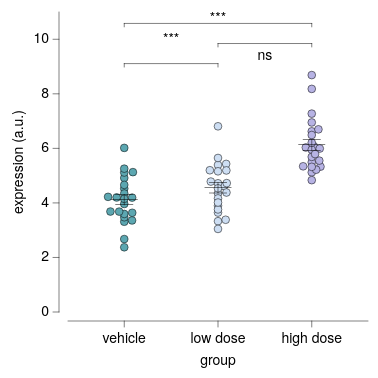

Express this chart as Vega-Lite.
### Vega-Lite specification from a JSON file in a GitHub repository (floating-point values rounded to 4 significant figures)
{"background": null, "config": {"arc": {"fill": "#DBDBDB", "fillOpacity": 1.0, "innerRadius": 37.5, "padAngle": 0.03, "stroke": "black", "strokeOpacity": 1, "strokeWidth": 0.25}, "area": {"fill": "#DBDBDB", "fillOpacity": 1.0, "stroke": "black", "strokeOpacity": 1, "strokeWidth": 0.25}, "axis": {"domain": true, "domainCap": "round", "domainColor": "black", "domainWidth": 0.25, "grid": false, "gridCap": "round", "gridColor": "#F1F1F1", "gridDash": [0, 0], "gridOpacity": 1.0, "gridWidth": 0.25, "labelColor": "black", "labelFont": "Helvetica Neue, HelveticaNeue, Helvetica, Arial, sans-serif", "labelFontSize": 7, "labelFontStyle": "normal", "labelFontWeight": 400, "offset": 4.5, "ticks": true, "tickCap": "round", "tickColor": "black", "tickRound": false, "tickSize": 3, "tickWidth": 0.25, "titleColor": "black", "titleFont": "Helvetica Neue, HelveticaNeue, Helvetica, Arial, sans-serif", "titleFontSize": 7, "titleFontStyle": "normal", "titleFontWeight": 400}, "axisX": {"domain": true, "labelAlign": "center", "labelAngle": 0, "labels": true, "ticks": true, "translate": 0}, "axisY": {"domain": true, "labelAlign": "right", "labelAngle": 0, "labels": true, "ticks": true, "translate": 0}, "axisRight": {"domain": true, "labelAlign": "left", "labelAngle": 0, "labels": true, "ticks": true, "translate": 0}, "axisTop": {"domain": true, "labelAlign": "center", "labelAngle": 0, "labels": true, "ticks": true, "translate": 0}, "axisBand": {"tickOffset": 0}, "bar": {"fill": "#DBDBDB", "fillOpacity": 1.0, "stroke": "black", "strokeOpacity": 1, "strokeWidth": 0.25}, "boxplot": {"size": 13.5, "ticks": {"cornerRadius": 0.25, "fill": "black", "opacity": 1, "size": 6.75, "thickness": 0.25}, "box": {"fillOpacity": 1.0, "stroke": "black", "strokeOpacity": 1, "strokeWidth": 0.25}, "median": {"cornerRadius": 0, "fill": "black", "fillOpacity": 1.0, "opacity": 1, "size": 13.5, "thickness": 0.25}, "rule": {"fill": "black", "fillOpacity": 1.0, "size": 15.0, "stroke": "black", "strokeDash": [0, 0], "strokeOpacity": 1, "strokeWidth": 0.25}, "outliers": {"color": "black", "fill": "black", "fillOpacity": 1.0, "size": 0, "stroke": "black", "strokeOpacity": 1, "strokeWidth": 0.25}}, "circle": {"fill": "black", "fillOpacity": 1.0, "size": 1.875, "stroke": null, "strokeOpacity": 1, "strokeWidth": 0.25}, "errorband": {"band": {"fillOpacity": 0.6, "stroke": null, "strokeWidth": 0.25, "strokeOpacity": 1}, "borders": {"opacity": 0, "strokeOpacity": 0.25, "strokeWidth": 1}}, "errorbar": {"opacity": 1, "rule": {"strokeDash": [0, 0], "strokeWidth": 0.25}, "ticks": {"color": "black", "cornerRadius": 0.125, "opacity": 1, "size": 9.0, "thickness": 0.25}, "thickness": 0.25}, "font": "Helvetica Neue, HelveticaNeue, Helvetica, Arial, sans-serif", "geoshape": {"fill": "#DBDBDB", "fillOpacity": 1.0, "stroke": "black", "strokeOpacity": 1, "strokeWidth": 0.25}, "header": {"labelColor": "black", "labelFont": "Helvetica Neue, HelveticaNeue, Helvetica, Arial, sans-serif", "labelFontSize": 7, "labelFontStyle": "normal", "labelFontWeight": 400, "titleColor": "black", "titleFont": "Helvetica Neue, HelveticaNeue, Helvetica, Arial, sans-serif", "titleFontSize": 7, "titleFontStyle": "normal", "titleFontWeight": 400, "titlePadding": 0}, "legend": {"disable": false, "offset": 4.5, "titlePadding": 4, "labelOffset": 2, "gradientLabelOffset": 2, "gradientLength": 75.0, "gradientThickness": 7.5, "gradientOpacity": 1.0, "gradientStrokeColor": "black", "gradientStrokeWidth": 0.25, "labelColor": "black", "labelFont": "Helvetica Neue, HelveticaNeue, Helvetica, Arial, sans-serif", "labelFontSize": 7, "labelFontStyle": "normal", "labelFontWeight": 400, "strokeColor": "black", "strokeWidth": 0, "symbolSize": 42, "symbolStrokeColor": "black", "symbolStrokeWidth": 0.25, "titleColor": "black", "titleFont": "Helvetica Neue, HelveticaNeue, Helvetica, Arial, sans-serif", "titleFontSize": 7, "titleFontStyle": "normal", "titleFontWeight": 400}, "line": {"color": "black", "stroke": "black", "strokeCap": "round", "strokeDash": [0, 0], "strokeOpacity": 1, "strokeWidth": 0.375}, "point": {"filled": true, "fill": "#DBDBDB", "fillOpacity": 1.0, "size": 7.5, "stroke": "black", "strokeOpacity": 1, "strokeWidth": 0.25}, "range": {"category": ["#5CA7B1", "#CDDEF3", "#B7B3E4", "#B3DAB5", "#F5E1B3", "#3D727B", "#8AA8D2", "#867DAC", "#80A988", "#CBB17A", "#204148", "#59719A", "#584C77", "#507B5F", "#9D824D"], "diverging": {"scheme": ["#C35082", "#CE6D94", "#D989A7", "#E2A4BA", "#EABFCE", "#F1DBE2", "#F6F6F6", "#D7E0EB", "#B9CBE0", "#9BB6D5", "#7DA1C9", "#5F8CBD", "#4177B1"]}, "heatmap": {"scheme": ["#32022B", "#43044D", "#4C196E", "#4D338C", "#484DA6", "#3A68BB", "#1D83CA", "#1D9CCB", "#23B5C9", "#28CDC5", "#4DE0B4", "#91EE9F"]}, "ordinal": {"scheme": ["#F1F1F1", "#DBDBDB", "#C6C6C6", "#B2B2B2", "#9D9D9D", "#898989", "#767676", "#636363", "#515151", "#404040", "#2F2F2F", "#1F1F1F"]}, "ramp": {"scheme": ["#32022B", "#43044D", "#4C196E", "#4D338C", "#484DA6", "#3A68BB", "#1D83CA", "#1D9CCB", "#23B5C9", "#28CDC5", "#4DE0B4", "#91EE9F"]}}, "rule": {"color": "black", "stroke": "black", "strokeCap": "round", "strokeDash": [2, 2], "strokeOpacity": 1, "strokeWidth": 0.25}, "scale": {"bandPaddingInner": 0.1, "bandPaddingOuter": 0.1, "round": false}, "rect": {"fill": "#DBDBDB", "fillOpacity": 1.0, "stroke": "black", "strokeOpacity": 1, "strokeWidth": 0.25}, "square": {"fill": "#DBDBDB", "fillOpacity": 1.0, "size": 15.0, "stroke": "black", "strokeOpacity": 1, "strokeWidth": 0.25}, "text": {"color": "black", "font": "Helvetica Neue, HelveticaNeue, Helvetica, Arial, sans-serif", "fontSize": 7, "fontStyle": "normal", "fontWeight": 400}, "tick": {"color": "black", "cornerRadius": 0.125, "opacity": 1.0, "size": 13.5, "thickness": 0.25}, "title": {"anchor": "middle", "frame": "group", "color": "black", "font": "Helvetica Neue, HelveticaNeue, Helvetica, Arial, sans-serif", "fontSize": 7, "fontStyle": "normal", "fontWeight": 400, "subtitleColor": "black", "subtitleFont": "Helvetica Neue, HelveticaNeue, Helvetica, Arial, sans-serif", "subtitleFontSize": "Helvetica Neue, HelveticaNeue, Helvetica, Arial, sans-serif", "subtitleFontStyle": "normal", "subtitleFontWeight": 400}, "trail": {"color": "black", "opacity": 1, "size": 0.375}, "view": {"continuousWidth": 150, "continuousHeight": 150, "discreteWidth": 150, "discreteHeight": 150, "fill": null, "stroke": null, "strokeWidth": 0.25}}, "layer": [{"data": {"name": "data-3a4329221f0690256db0e8c4ffd5592d"}, "mark": {"type": "circle", "opacity": 1.0, "size": 15.0, "stroke": "black", "strokeOpacity": 1, "strokeWidth": 0.25}, "encoding": {"color": {"field": "group", "legend": null, "scale": {"domain": ["vehicle", "low dose", "high dose"]}, "sort": ["vehicle", "low dose", "high dose"], "title": null, "type": "nominal"}, "x": {"axis": {}, "field": "group", "scale": {"domain": ["vehicle", "low dose", "high dose"]}, "sort": ["vehicle", "low dose", "high dose"], "title": "group", "type": "nominal"}, "xOffset": {"field": "beeswarm_x", "scale": {"domain": [-8.09, 8.09], "range": [10.66, 26.84]}, "type": "quantitative"}, "y": {"field": "expr", "title": "expression (a.u.)", "type": "quantitative"}}}, {"data": {"name": "data-8760c3c47ed2be55f7a1dc1a4516e5aa"}, "mark": {"type": "errorbar"}, "encoding": {"x": {"axis": {}, "field": "group", "scale": {"domain": ["vehicle", "low dose", "high dose"]}, "sort": ["vehicle", "low dose", "high dose"], "title": "group", "type": "nominal"}, "y": {"field": "__mean", "title": "expression (a.u.)", "type": "quantitative"}, "yError": {"field": "__error"}}}, {"data": {"name": "data-8760c3c47ed2be55f7a1dc1a4516e5aa"}, "mark": {"type": "tick"}, "encoding": {"x": {"axis": {}, "field": "group", "scale": {"domain": ["vehicle", "low dose", "high dose"]}, "sort": ["vehicle", "low dose", "high dose"], "title": "group", "type": "nominal"}, "y": {"field": "__mean", "title": "expression (a.u.)", "type": "quantitative"}}}, {"layer": [{"layer": [{"data": {"values": [{"x": "vehicle", "x2": "low dose", "y": 9.108, "__dysonsphere__": 1}]}, "mark": {"type": "rule", "strokeCap": "round", "strokeDash": [0, 0], "strokeWidth": 0.25}, "encoding": {"x": {"field": "x", "type": "nominal"}, "x2": {"field": "x2"}, "y": {"field": "y", "type": "quantitative"}}}, {"data": {"values": [{"x": "vehicle", "y": 9.108, "y2": 8.981, "__dysonsphere__": 1}]}, "mark": {"type": "rule", "strokeCap": "round", "strokeDash": [0, 0], "strokeWidth": 0.25}, "encoding": {"x": {"field": "x", "type": "nominal"}, "y": {"field": "y", "type": "quantitative"}, "y2": {"field": "y2"}}}, {"data": {"values": [{"x": "low dose", "y": 9.108, "y2": 8.981, "__dysonsphere__": 1}]}, "mark": {"type": "rule", "strokeCap": "round", "strokeDash": [0, 0], "strokeWidth": 0.25}, "encoding": {"x": {"field": "x", "type": "nominal"}, "y": {"field": "y", "type": "quantitative"}, "y2": {"field": "y2"}}}, {"data": {"values": [{"y": 9.108, "label": "ns", "__dysonsphere__": 1}]}, "mark": {"type": "text", "align": "center", "dy": -4, "fontSize": 7}, "encoding": {"text": {"field": "label", "type": "nominal"}, "x": {"value": 98.44}, "y": {"field": "y", "type": "quantitative"}}}]}, {"layer": [{"data": {"values": [{"x": "low dose", "x2": "high dose", "y": 9.844, "__dysonsphere__": 1}]}, "mark": {"type": "rule", "strokeCap": "round", "strokeDash": [0, 0], "strokeWidth": 0.25}, "encoding": {"x": {"field": "x", "type": "nominal"}, "x2": {"field": "x2"}, "y": {"field": "y", "type": "quantitative"}}}, {"data": {"values": [{"x": "low dose", "y": 9.844, "y2": 9.718, "__dysonsphere__": 1}]}, "mark": {"type": "rule", "strokeCap": "round", "strokeDash": [0, 0], "strokeWidth": 0.25}, "encoding": {"x": {"field": "x", "type": "nominal"}, "y": {"field": "y", "type": "quantitative"}, "y2": {"field": "y2"}}}, {"data": {"values": [{"x": "high dose", "y": 9.844, "y2": 9.718, "__dysonsphere__": 1}]}, "mark": {"type": "rule", "strokeCap": "round", "strokeDash": [0, 0], "strokeWidth": 0.25}, "encoding": {"x": {"field": "x", "type": "nominal"}, "y": {"field": "y", "type": "quantitative"}, "y2": {"field": "y2"}}}, {"data": {"values": [{"y": 9.844, "label": "***", "__dysonsphere__": 1}]}, "mark": {"type": "text", "align": "center", "dy": -2, "fontSize": 7}, "encoding": {"text": {"field": "label", "type": "nominal"}, "x": {"value": 51.56}, "y": {"field": "y", "type": "quantitative"}}}]}, {"layer": [{"data": {"values": [{"x": "vehicle", "x2": "high dose", "y": 10.58, "__dysonsphere__": 1}]}, "mark": {"type": "rule", "strokeCap": "round", "strokeDash": [0, 0], "strokeWidth": 0.25}, "encoding": {"x": {"field": "x", "type": "nominal"}, "x2": {"field": "x2"}, "y": {"field": "y", "type": "quantitative"}}}, {"data": {"values": [{"x": "vehicle", "y": 10.58, "y2": 10.45, "__dysonsphere__": 1}]}, "mark": {"type": "rule", "strokeCap": "round", "strokeDash": [0, 0], "strokeWidth": 0.25}, "encoding": {"x": {"field": "x", "type": "nominal"}, "y": {"field": "y", "type": "quantitative"}, "y2": {"field": "y2"}}}, {"data": {"values": [{"x": "high dose", "y": 10.58, "y2": 10.45, "__dysonsphere__": 1}]}, "mark": {"type": "rule", "strokeCap": "round", "strokeDash": [0, 0], "strokeWidth": 0.25}, "encoding": {"x": {"field": "x", "type": "nominal"}, "y": {"field": "y", "type": "quantitative"}, "y2": {"field": "y2"}}}, {"data": {"values": [{"y": 10.58, "label": "***", "__dysonsphere__": 1}]}, "mark": {"type": "text", "align": "center", "dy": -2, "fontSize": 7}, "encoding": {"text": {"field": "label", "type": "nominal"}, "x": {"value": 75.0}, "y": {"field": "y", "type": "quantitative"}}}]}], "name": "__dysonsphere_b3ca5ae4c7f522de_33"}], "$schema": "https://vega.github.io/schema/vega-lite/v6.4.1.json", "datasets": {"data-3a4329221f0690256db0e8c4ffd5592d": [{"group": "vehicle", "expr": 3.358, "beeswarm_x": 3.905}, {"group": "vehicle", "expr": 4.194, "beeswarm_x": 3.948}, {"group": "vehicle", "expr": 2.675, "beeswarm_x": 0.0}, {"group": "vehicle", "expr": 4.525, "beeswarm_x": 0.0}, {"group": "vehicle", "expr": 4.915, "beeswarm_x": 0.0}, {"group": "vehicle", "expr": 3.638, "beeswarm_x": 3.997}, {"group": "vehicle", "expr": 4.344, "beeswarm_x": 0.0}, {"group": "vehicle", "expr": 4.201, "beeswarm_x": -3.81}, {"group": "vehicle", "expr": 3.685, "beeswarm_x": -6.911}, {"group": "vehicle", "expr": 3.31, "beeswarm_x": 0.0}, {"group": "vehicle", "expr": 2.374, "beeswarm_x": 0.0}, {"group": "vehicle", "expr": 5.128, "beeswarm_x": 4.33}, {"group": "vehicle", "expr": 3.962, "beeswarm_x": 0.0}, {"group": "vehicle", "expr": 6.018, "beeswarm_x": 0.0}, {"group": "vehicle", "expr": 4.661, "beeswarm_x": 0.0}, {"group": "vehicle", "expr": 4.222, "beeswarm_x": -8.09}, {"group": "vehicle", "expr": 3.474, "beeswarm_x": 0.0}, {"group": "vehicle", "expr": 5.114, "beeswarm_x": 0.0}, {"group": "vehicle", "expr": 3.595, "beeswarm_x": 0.0}, {"group": "vehicle", "expr": 5.256, "beeswarm_x": 0.0}, {"group": "vehicle", "expr": 3.681, "beeswarm_x": -2.543}, {"group": "vehicle", "expr": 4.149, "beeswarm_x": 0.0}, {"group": "low dose", "expr": 3.33, "beeswarm_x": 0.0}, {"group": "low dose", "expr": 6.809, "beeswarm_x": 0.0}, {"group": "low dose", "expr": 4.615, "beeswarm_x": 2.979}, {"group": "low dose", "expr": 4.353, "beeswarm_x": 0.0}, {"group": "low dose", "expr": 5.43, "beeswarm_x": 4.085}, {"group": "low dose", "expr": 3.898, "beeswarm_x": 0.0}, {"group": "low dose", "expr": 5.391, "beeswarm_x": 0.0}, {"group": "low dose", "expr": 3.646, "beeswarm_x": 0.0}, {"group": "low dose", "expr": 5.191, "beeswarm_x": 4.177}, {"group": "low dose", "expr": 3.76, "beeswarm_x": 0.0}, {"group": "low dose", "expr": 3.047, "beeswarm_x": 0.0}, {"group": "low dose", "expr": 4.166, "beeswarm_x": 0.0}, {"group": "low dose", "expr": 3.382, "beeswarm_x": 3.828}, {"group": "low dose", "expr": 5.198, "beeswarm_x": -4.077}, {"group": "low dose", "expr": 4.72, "beeswarm_x": 0.0}, {"group": "low dose", "expr": 5.159, "beeswarm_x": 0.0}, {"group": "low dose", "expr": 4.782, "beeswarm_x": -3.585}, {"group": "low dose", "expr": 4.382, "beeswarm_x": 4.224}, {"group": "low dose", "expr": 4.725, "beeswarm_x": 4.364}, {"group": "low dose", "expr": 5.647, "beeswarm_x": 0.0}, {"group": "low dose", "expr": 4.535, "beeswarm_x": 0.0}, {"group": "low dose", "expr": 4.014, "beeswarm_x": 0.0}, {"group": "high dose", "expr": 5.33, "beeswarm_x": 4.359}, {"group": "high dose", "expr": 6.078, "beeswarm_x": 1.025}, {"group": "high dose", "expr": 5.55, "beeswarm_x": 3.761}, {"group": "high dose", "expr": 8.181, "beeswarm_x": 0.0}, {"group": "high dose", "expr": 5.121, "beeswarm_x": 0.0}, {"group": "high dose", "expr": 5.218, "beeswarm_x": 2.2}, {"group": "high dose", "expr": 5.994, "beeswarm_x": 4.005}, {"group": "high dose", "expr": 6.95, "beeswarm_x": 0.0}, {"group": "high dose", "expr": 6.032, "beeswarm_x": -2.955}, {"group": "high dose", "expr": 5.342, "beeswarm_x": -4.3}, {"group": "high dose", "expr": 5.493, "beeswarm_x": 0.0}, {"group": "high dose", "expr": 5.949, "beeswarm_x": 0.0}, {"group": "high dose", "expr": 7.273, "beeswarm_x": 0.0}, {"group": "high dose", "expr": 5.322, "beeswarm_x": 0.0}, {"group": "high dose", "expr": 6.209, "beeswarm_x": 0.0}, {"group": "high dose", "expr": 5.687, "beeswarm_x": 0.0}, {"group": "high dose", "expr": 6.625, "beeswarm_x": 0.0}, {"group": "high dose", "expr": 6.697, "beeswarm_x": 3.335}, {"group": "high dose", "expr": 4.835, "beeswarm_x": 0.0}, {"group": "high dose", "expr": 8.687, "beeswarm_x": 0.0}, {"group": "high dose", "expr": 6.49, "beeswarm_x": 0.0}, {"group": "high dose", "expr": 5.791, "beeswarm_x": 1.669}], "data-8760c3c47ed2be55f7a1dc1a4516e5aa": [{"group": "vehicle", "__mean": 4.113, "__error": 0.1847, "__dysonsphere__": 1}, {"group": "low dose", "__mean": 4.554, "__error": 0.1895, "__dysonsphere__": 1}, {"group": "high dose", "__mean": 6.13, "__error": 0.208, "__dysonsphere__": 1}]}}
